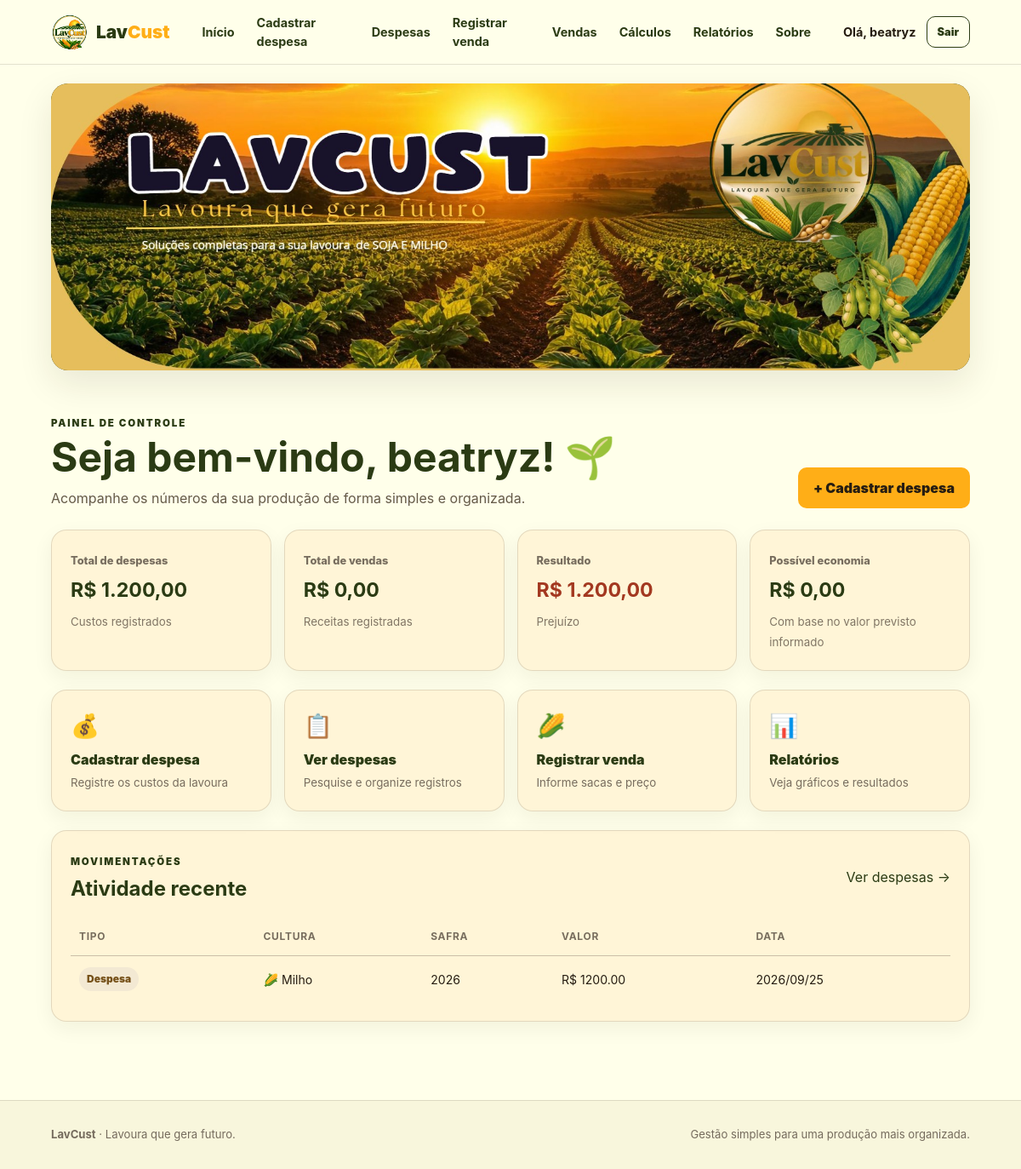
The app's page /dashboard (signed in) with its own data.
### tables this page shows
CREATE TABLE users (
        id INTEGER PRIMARY KEY AUTOINCREMENT,
        name TEXT NOT NULL,
        email TEXT NOT NULL UNIQUE,
        password_hash TEXT NOT NULL,
        created_at TEXT NOT NULL
    );

CREATE TABLE expenses (
        id INTEGER PRIMARY KEY AUTOINCREMENT,
        user_id INTEGER NOT NULL,
        culture TEXT NOT NULL CHECK(culture IN ('Soja','Milho')),
        harvest TEXT NOT NULL,
        category TEXT NOT NULL,
        description TEXT,
        amount REAL NOT NULL CHECK(amount >= 0),
        planned_amount REAL NOT NULL DEFAULT 0 CHECK(planned_amount >= 0),
        expense_date TEXT NOT NULL,
        created_at TEXT NOT NULL,
        FOREIGN KEY(user_id) REFERENCES users(id) ON DELETE CASCADE
    );

### app.py (the view)
@app.route("/dashboard")
@login_required
def dashboard():
    uid = session["user_id"]
    conn = get_db()
    totals = conn.execute("""
        SELECT
            COALESCE((SELECT SUM(amount) FROM expenses WHERE user_id=?),0) AS expenses,
            COALESCE((SELECT SUM(total) FROM sales WHERE user_id=?),0) AS sales,
            COALESCE((SELECT SUM(CASE WHEN planned_amount > amount THEN planned_amount-amount ELSE 0 END)
                      FROM expenses WHERE user_id=?),0) AS savings
    """, (uid, uid, uid)).fetchone()
    recent = conn.execute("""
        SELECT 'Despesa' AS kind, culture, harvest, amount AS value, expense_date AS date
        FROM expenses WHERE user_id=?
        UNION ALL
        SELECT 'Venda', culture, harvest, total, sale_date
        FROM sales WHERE user_id=?
        ORDER BY date DESC LIMIT 6
    """, (uid, uid)).fetchall()
    conn.close()
    expenses = float(totals["expenses"])
    sales = float(totals["sales"])
    result = sales - expenses
    return render_template("dashboard.html", totals=totals, result=result, recent=recent)

### app.py (called while the page is built)
def get_db():
    conn = sqlite3.connect(DB_PATH)
    conn.row_factory = sqlite3.Row
    conn.execute("PRAGMA foreign_keys = ON")
    return conn

def login_required(view):
    @wraps(view)
    def wrapped(*args, **kwargs):
        if "user_id" not in session:
            flash("Faça login para acessar o sistema.", "warning")
            return redirect(url_for("login"))
        return view(*args, **kwargs)
    return wrapped

def current_user():
    if "user_id" not in session:
        return None
    conn = get_db()
    user = conn.execute("SELECT id, name, email FROM users WHERE id=?", (session["user_id"],)).fetchone()
    conn.close()
    return user

@app.context_processor
def inject_globals():
    return {"current_user": current_user(), "categories": CATEGORIES, "cultures": CULTURES}

### templates/dashboard.html (shortened to what this page needs)
{% extends "base.html" %}
{% block content %}
<div class="container page">
  <section class="welcome">
    <div><span class="eyebrow">PAINEL DE CONTROLE</span><h1>Seja bem-vindo, {{ current_user['name'].split()[0] }}! 🌱</h1><p>Acompanhe os números da sua produção de forma simples e organizada.</p></div>
    <a class="btn btn-gold" href="{{ url_for('nova_despesa') }}">+ Cadastrar despesa</a>
  </section>
  <section class="stat-grid">
    <article class="stat-card"><span>Total de despesas</span><strong>{{ "R$ {:,.2f}".format(totals['expenses']).replace(",", "X").replace(".", ",").replace("X",".") }}</strong><small>Custos registrados</small></article>
    <article class="stat-card"><span>Total de vendas</span><strong>{{ "R$ {:,.2f}".format(totals['sales']).replace(",", "X").replace(".", ",").replace("X",".") }}</strong><small>Receitas registradas</small></article>
    <article class="stat-card"><span>Resultado</span><strong class="{{ 'positive' if result >= 0 else 'negative' }}">{{ "R$ {:,.2f}".format(result|abs).replace(",", "X").replace(".", ",").replace("X",".") }}</strong><small>{{ "Lucro" if result >= 0 else "Prejuízo" }}</small></article>
    <article class="stat-card"><span>Possível economia</span><strong>{{ "R$ {:,.2f}".format(totals['savings']).replace(",", "X").replace(".", ",").replace("X",".") }}</strong><small>Com base no valor previsto informado</small></article>
  </section>
  <section class="quick-grid">
    <a href="{{ url_for('nova_despesa') }}" class="quick-card"><b>💰</b><span>Cadastrar despesa</span><small>Registre os custos da lavoura</small></a>
    <a href="{{ url_for('despesas') }}" class="quick-card"><b>📋</b><span>Ver despesas</span><small>Pesquise e organize registros</small></a>
    <a href="{{ url_for('nova_venda') }}" class="quick-card"><b>🌽</b><span>Registrar venda</span><small>Informe sacas e preço</small></a>
    <a href="{{ url_for('relatorios') }}" class="quick-card"><b>📊</b><span>Relatórios</span><small>Veja gráficos e resultados</small></a>
  </section>
  <section class="panel">
    <div class="panel-heading"><div><span class="eyebrow">MOVIMENTAÇÕES</span><h2>Atividade recente</h2></div><a href="{{ url_for('despesas') }}">Ver despesas →</a></div>
    {% if recent %}
    <div class="table-wrap"><table><thead><tr><th>Tipo</th><th>Cultura</th><th>Safra</th><th>Valor</th><th>Data</th></tr></thead><tbody>
      {% for row in recent %}
      <tr><td><span class="badge {{ 'sale' if row['kind']=='Venda' else 'expense' }}">{{ row['kind'] }}</span></td><td>{{ '🌽' if row['culture']=='Milho' else '🌱' }} {{ row['culture'] }}</td><td>{{ row['harvest'] }}</td><td>R$ {{ "%.2f"|format(row['value']) }}</td><td>{{ row['date']|replace('-','/') }}</td></tr>
      {% endfor %}
    </tbody></table></div>
    {% else %}
      <div class="empty">Ainda não há movimentações. Cadastre sua primeira despesa ou venda.</div>
    {% endif %}
  </section>
</div>
{% endblock %}

### templates/base.html (shortened to what this page needs)
<!doctype html>
<html lang="pt-BR">
<head>
  <link rel="stylesheet" href="{{ url_for('static', filename='style.css') }}">
</head>
<body>
<header class="topbar">
  <a class="brand" href="{{ url_for('index') }}">
    <img src="{{ url_for('static', filename='logo_lavcust.png') }}" alt="Logo LavCust">
    <span>Lav<span>Cust</span></span>
  </a>
  {% if current_user %}
  <nav class="nav">
    <a href="{{ url_for('dashboard') }}">Início</a>
    <a href="{{ url_for('nova_despesa') }}">Cadastrar despesa</a>
    <a href="{{ url_for('despesas') }}">Despesas</a>
    <a href="{{ url_for('nova_venda') }}">Registrar venda</a>
    <a href="{{ url_for('vendas') }}">Vendas</a>
    <a href="{{ url_for('calculos') }}">Cálculos</a>
    <a href="{{ url_for('relatorios') }}">Relatórios</a>
    <a href="{{ url_for('sobre') }}">Sobre</a>
  </nav>
  <div class="user-area">
    <span class="user-name">Olá, {{ current_user['name'].split()[0] }}</span>
    <a class="btn btn-outline small" href="{{ url_for('logout') }}">Sair</a>
  </div>
  {% else %}
  <nav class="nav public-nav">
    <a href="{{ url_for('sobre') }}">Sobre</a>
    <a class="btn btn-outline small" href="{{ url_for('login') }}">Entrar</a>
    <a class="btn btn-gold small" href="{{ url_for('cadastro') }}">Criar conta</a>
  </nav>
  {% endif %}
</header>
<main>
  {% if current_user and request.endpoint not in ['login','cadastro'] %}
    <div class="banner-wrap">
      <img class="site-banner" src="{{ url_for('static', filename='banner_lavcust.png') }}" alt="Lavoura de soja e milho — LavCust">
    </div>
  {% endif %}
  <div class="container flash-area">
  </div>
  {% block content %}{% endblock %}
</main>
<footer class="footer">
  <div><strong>LavCust</strong> · Lavoura que gera futuro.</div>
  <div>Gestão simples para uma produção mais organizada.</div>
</footer>
</body>
</html>

### static/style.css (style rules this page uses)
:root { --green: #2b3b14; --gold: #FFAE17; --cream: #FFFFEA; --brown: #261D12; --soft: #A1A680; --beige: #857047; --gold2: #E6BF5C; --black: #000; --white: #fff; --line: rgba(38, 29, 18, .13); --shadow: 0 16px 40px rgba(38, 29, 18, .10); }
* { box-sizing: border-box }
html { scroll-behavior: smooth }
body { margin: 0; background: var(--cream); color: var(--brown); font-family: Inter, ui-sans-serif, system-ui, -apple-system, "Segoe UI", sans-serif; line-height: 1.5 }
a { color: var(--green); text-decoration: none }
.topbar { height: 76px; background: rgba(255, 255, 234, .96); backdrop-filter: blur(12px); display: flex; align-items: center; padding: 0 5%; gap: 28px; border-bottom: 1px solid var(--line); position: sticky; top: 0; z-index: 20 }
.brand { display: flex; align-items: center; gap: 9px; font-weight: 900; color: var(--green); font-size: 1.3rem; white-space: nowrap }
.brand img { width: 44px; height: 44px; object-fit: contain }
.brand span span { color: var(--gold) }
.nav { display: flex; gap: 6px; align-items: center; flex: 1 }
.nav a { padding: 9px 10px; font-weight: 700; font-size: .9rem }
.user-area { display: flex; align-items: center; gap: 12px }
.user-name { font-weight: 700; font-size: .9rem }
.container { width: min(1180px, 90%); margin: auto }
.banner-wrap { width: min(1180px, 90%); margin: 22px auto 0; overflow: hidden; border-radius: 20px; box-shadow: var(--shadow); background: var(--green) }
.site-banner { display: block; width: 100%; height: auto }
.page { padding: 34px 0 70px }
.page-title h1, .welcome h1 { font-size: clamp(2rem, 4vw, 3rem); line-height: 1.05; margin: 5px 0 10px; color: var(--green) }
.page-title p, .welcome p { margin: 0; color: #655a49 }
.eyebrow { font-size: .72rem; letter-spacing: .16em; font-weight: 900; color: var(--green) }
.btn { display: inline-flex; align-items: center; justify-content: center; border: 0; border-radius: 10px; padding: 12px 18px; font-weight: 900; transition: .2s; gap: 8px }
.btn-gold { background: var(--gold); color: var(--brown) }
.btn-outline { background: transparent; border: 1px solid var(--green); color: var(--green) }
.btn.small { padding: 8px 12px; font-size: .8rem }
.flash-area { padding-top: 14px }
.feature, .quick-card, .stat-card, .panel { background: #fff2d0be; border: 1px solid var(--line); border-radius: 18px; box-shadow: 0 8px 24px rgba(38, 29, 18, .06) }
.welcome { display: flex; justify-content: space-between; align-items: end; gap: 20px; margin-bottom: 25px }
.stat-grid { display: grid; grid-template-columns: repeat(4, 1fr); gap: 15px }
.stat-card { padding: 22px }
.stat-card span { font-size: .8rem; font-weight: 800; color: #776d5e }
.stat-card strong { display: block; font-size: 1.45rem; color: var(--green); margin: 7px 0 }
.stat-card small { color: #817665 }
.negative { color: #a33820 !important }
.quick-grid { display: grid; grid-template-columns: repeat(4, 1fr); gap: 15px; margin: 22px 0 }
.quick-card { padding: 22px; display: flex; flex-direction: column; gap: 6px; transition: .2s }
.quick-card b { font-size: 1.7rem }
.quick-card span { font-weight: 900; color: var(--green) }
.quick-card small { color: #776d5e }
.panel { padding: 22px; margin-bottom: 22px }
.panel-heading { display: flex; justify-content: space-between; align-items: center; margin-bottom: 16px; gap: 10px }
.panel-heading h2 { margin: 4px 0 0; color: var(--green) }
.table-wrap { overflow-x: auto }
table { width: 100%; border-collapse: collapse; min-width: 720px }
th, td { text-align: left; padding: 13px 10px; border-bottom: 1px solid var(--line); font-size: .88rem }
th { font-size: .75rem; text-transform: uppercase; letter-spacing: .06em; color: #786e5e }
tr:last-child td { border-bottom: 0 }
.badge, .culture-pill { display: inline-flex; padding: 5px 9px; border-radius: 20px; font-weight: 900; font-size: .75rem }
.badge.expense { background: #f3e9d3; color: #765119 }
.footer { padding: 30px 5%; border-top: 1px solid var(--line); display: flex; justify-content: space-between; color: #756b5d; font-size: .82rem; background: #f8f6dc }

### records on screen
users: name "beatryz"
expenses: kind "Despesa", culture "🌽", culture "Milho", harvest "2026", value "1200.00", date "2026/09/25"

### other values on screen
{{ "Lucro" if result >= 0 else "Prejuízo" }} "Prejuízo"
